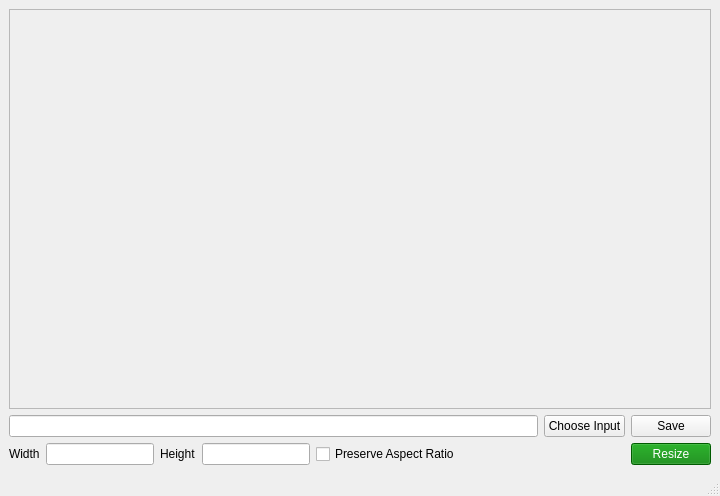
<?xml version="1.0" encoding="UTF-8"?>
<ui version="4.0">
 <class>MainWindow</class>
 <widget class="QMainWindow" name="MainWindow">
  <property name="geometry">
   <rect>
    <x>0</x>
    <y>0</y>
    <width>720</width>
    <height>496</height>
   </rect>
  </property>
  <property name="windowTitle">
   <string>Image Resizer</string>
  </property>
  <property name="windowIcon">
   <iconset>
    <normaloff>assets/resize_icon.svg</normaloff>assets/resize_icon.svg</iconset>
  </property>
  <property name="locale">
   <locale language="English" country="UnitedStates"/>
  </property>
  <widget class="QWidget" name="centralwidget">
   <layout class="QGridLayout" name="gridLayout">
    <item row="1" column="6">
     <widget class="QPushButton" name="saveButton">
      <property name="sizePolicy">
       <sizepolicy hsizetype="Fixed" vsizetype="Fixed">
        <horstretch>0</horstretch>
        <verstretch>0</verstretch>
       </sizepolicy>
      </property>
      <property name="text">
       <string>Save</string>
      </property>
     </widget>
    </item>
    <item row="4" column="2">
     <widget class="QLabel" name="heightLabel">
      <property name="sizePolicy">
       <sizepolicy hsizetype="Fixed" vsizetype="Fixed">
        <horstretch>0</horstretch>
        <verstretch>0</verstretch>
       </sizepolicy>
      </property>
      <property name="text">
       <string>Height</string>
      </property>
     </widget>
    </item>
    <item row="4" column="0">
     <widget class="QLabel" name="widthLabel">
      <property name="sizePolicy">
       <sizepolicy hsizetype="Fixed" vsizetype="Fixed">
        <horstretch>0</horstretch>
        <verstretch>0</verstretch>
       </sizepolicy>
      </property>
      <property name="text">
       <string>Width</string>
      </property>
     </widget>
    </item>
    <item row="4" column="1">
     <widget class="QLineEdit" name="widthEdit">
      <property name="sizePolicy">
       <sizepolicy hsizetype="Fixed" vsizetype="Fixed">
        <horstretch>0</horstretch>
        <verstretch>0</verstretch>
       </sizepolicy>
      </property>
      <property name="inputMethodHints">
       <set>Qt::ImhDigitsOnly</set>
      </property>
     </widget>
    </item>
    <item row="1" column="0" colspan="5">
     <widget class="QLineEdit" name="inputFileEdit">
      <property name="locale">
       <locale language="English" country="UnitedStates"/>
      </property>
     </widget>
    </item>
    <item row="4" column="3">
     <widget class="QLineEdit" name="heightEdit">
      <property name="sizePolicy">
       <sizepolicy hsizetype="Fixed" vsizetype="Fixed">
        <horstretch>0</horstretch>
        <verstretch>0</verstretch>
       </sizepolicy>
      </property>
      <property name="inputMethodHints">
       <set>Qt::ImhDigitsOnly</set>
      </property>
     </widget>
    </item>
    <item row="0" column="0" colspan="7">
     <widget class="QScrollArea" name="imageScrollArea">
      <property name="minimumSize">
       <size>
        <width>0</width>
        <height>300</height>
       </size>
      </property>
      <property name="cursor" stdset="0">
       <cursorShape>OpenHandCursor</cursorShape>
      </property>
      <property name="styleSheet">
       <string notr="true"/>
      </property>
      <property name="locale">
       <locale language="English" country="UnitedStates"/>
      </property>
      <property name="widgetResizable">
       <bool>true</bool>
      </property>
      <widget class="QWidget" name="scrollAreaWidgetContents">
       <property name="geometry">
        <rect>
         <x>0</x>
         <y>0</y>
         <width>704</width>
         <height>372</height>
        </rect>
       </property>
       <layout class="QGridLayout" name="gridLayout_2">
        <item row="0" column="0">
         <widget class="QLabel" name="imageLabel">
          <property name="text">
           <string/>
          </property>
          <property name="alignment">
           <set>Qt::AlignCenter</set>
          </property>
         </widget>
        </item>
       </layout>
      </widget>
     </widget>
    </item>
    <item row="4" column="6">
     <widget class="QPushButton" name="resizeButton">
      <property name="sizePolicy">
       <sizepolicy hsizetype="Minimum" vsizetype="Fixed">
        <horstretch>0</horstretch>
        <verstretch>0</verstretch>
       </sizepolicy>
      </property>
      <property name="styleSheet">
       <string notr="true">* {
	background-color: green;
	color: white;
}</string>
      </property>
      <property name="text">
       <string>Resize</string>
      </property>
     </widget>
    </item>
    <item row="1" column="5">
     <widget class="QPushButton" name="inputFileButton">
      <property name="sizePolicy">
       <sizepolicy hsizetype="Fixed" vsizetype="Fixed">
        <horstretch>0</horstretch>
        <verstretch>0</verstretch>
       </sizepolicy>
      </property>
      <property name="locale">
       <locale language="English" country="UnitedStates"/>
      </property>
      <property name="text">
       <string>Choose Input</string>
      </property>
     </widget>
    </item>
    <item row="4" column="4" colspan="2">
     <widget class="QCheckBox" name="ratioCheckBox">
      <property name="text">
       <string>Preserve Aspect Ratio</string>
      </property>
     </widget>
    </item>
   </layout>
   <zorder>saveButton</zorder>
   <zorder>heightLabel</zorder>
   <zorder>widthLabel</zorder>
   <zorder>widthEdit</zorder>
   <zorder>inputFileEdit</zorder>
   <zorder>imageScrollArea</zorder>
   <zorder>resizeButton</zorder>
   <zorder>inputFileButton</zorder>
   <zorder>ratioCheckBox</zorder>
   <zorder>heightEdit</zorder>
  </widget>
  <widget class="QStatusBar" name="statusBar"/>
 </widget>
 <tabstops>
  <tabstop>inputFileEdit</tabstop>
  <tabstop>inputFileButton</tabstop>
  <tabstop>widthEdit</tabstop>
  <tabstop>heightEdit</tabstop>
  <tabstop>ratioCheckBox</tabstop>
  <tabstop>resizeButton</tabstop>
  <tabstop>saveButton</tabstop>
  <tabstop>imageScrollArea</tabstop>
 </tabstops>
 <resources/>
 <connections/>
</ui>
